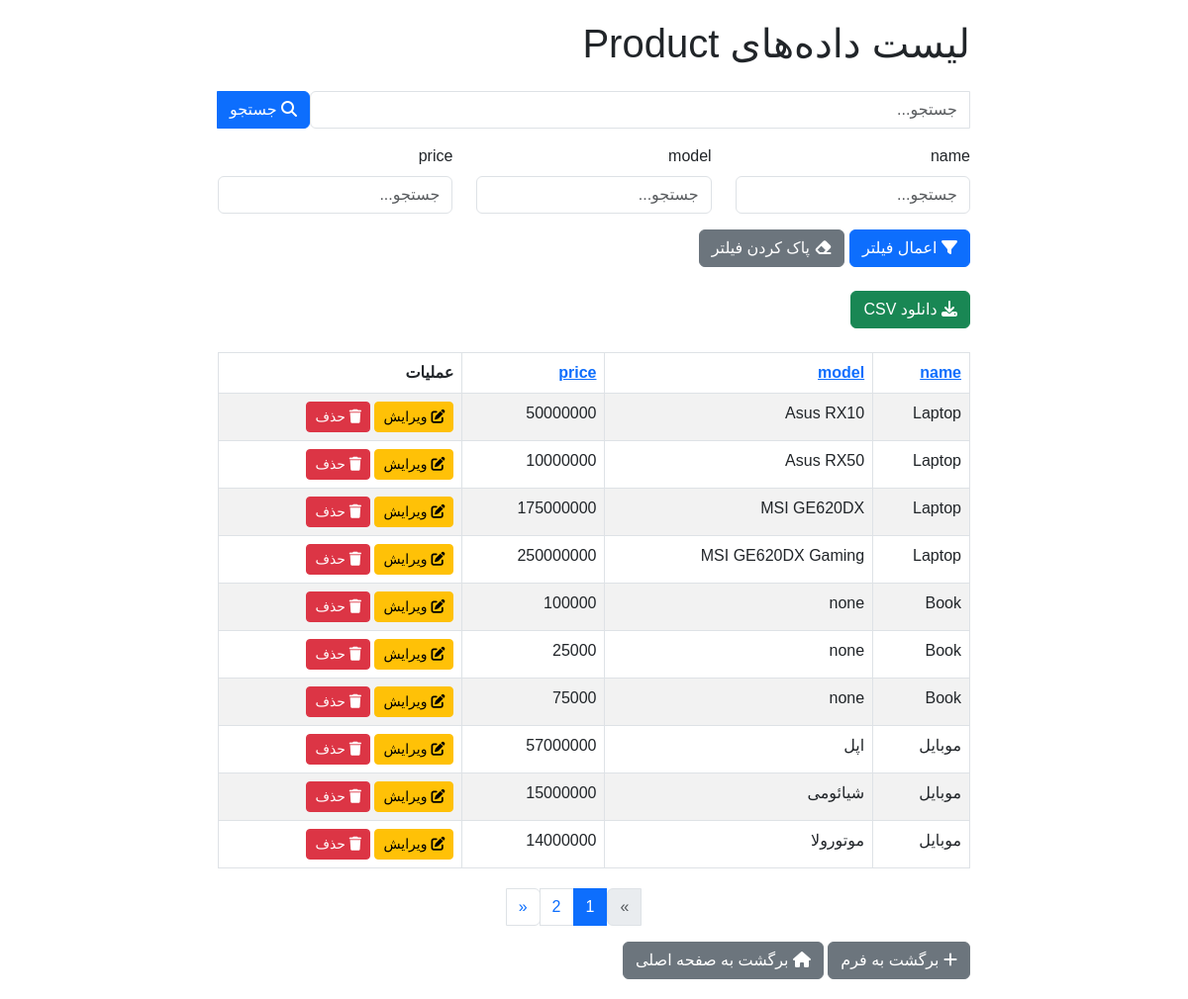
Page /product/list/?sort=model&order=asc&search= on the committed database.
### core/views.py (the view, shortened to what this page needs)
# urls.py: re_path(r'^(?P<path>.+)/$', dynamic_url_resolver),
def dynamic_url_resolver(request, path):
    print(f"Checking path: {path}")
    print(f"Current dynamic_urls: {dynamic_urls}")
    clean_path = path.rstrip('/')
    if clean_path in dynamic_urls:
        view_func, kwargs = dynamic_urls[clean_path]
        return view_func(request, **kwargs)

### core/templatetags/template_filters.py (called while the page is built)
@register.filter
def get_item(dictionary, key):
    return dictionary.get(key)

### core/templates/core/list_data.html (shortened to what this page needs)
{% load template_filters %}
<!DOCTYPE html>
<html>
<head>
    <link href="https://cdn.jsdelivr.net/npm/bootstrap@5.3.0/dist/css/bootstrap.min.css" rel="stylesheet">
    <link rel="stylesheet" href="https://cdnjs.cloudflare.com/ajax/libs/font-awesome/6.4.0/css/all.min.css">
</head>
<body>
    <div class="container">
        <h1 class="mb-4">لیست داده‌های {{ model_name }}</h1>
        <form method="get" class="mb-4">
            <div class="input-group mb-3">
                <input type="text" name="search" class="form-control" placeholder="جستجو..." value="{{ search_query }}">
                <button type="submit" class="btn btn-primary"><i class="fas fa-search"></i> جستجو</button>
            </div>
            <div class="row">
                {% for field in fields %}
                    <div class="col-md-4 mb-3">
                        <label for="filter_{{ field }}" class="form-label">{{ field }}</label>
                        {% if field_types|get_item:field == 'django.db.models.BooleanField' %}
                            <select name="filter_{{ field }}" class="form-select">
                                <option value="">همه</option>
                                <option value="true" {% if filters|get_item:"filter_"|add:field == 'true' %}selected{% endif %}>بله</option>
                                <option value="false" {% if filters|get_item:"filter_"|add:field == 'false' %}selected{% endif %}>خیر</option>
                            </select>
                        {% elif field_types|get_item:field in 'django.db.models.IntegerField,django.db.models.FloatField' %}
                            <input type="text" name="filter_{{ field }}" class="form-control" placeholder="مثال: 100 یا 100-500" value="{{ filters|get_item:'filter_'|add:field }}">
                        {% elif field_types|get_item:field in 'django.db.models.DateField,django.db.models.DateTimeField' %}
                            <input type="date" name="filter_{{ field }}" class="form-control" value="{{ filters|get_item:'filter_'|add:field }}">
                        {% else %}
                            <input type="text" name="filter_{{ field }}" class="form-control" placeholder="جستجو..." value="{{ filters|get_item:'filter_'|add:field }}">
                        {% endif %}
                    </div>
                {% endfor %}
            </div>
            <button type="submit" class="btn btn-primary"><i class="fas fa-filter"></i> اعمال فیلتر</button>
            <a href="/{{ model_name|lower }}/list/" class="btn btn-secondary"><i class="fas fa-eraser"></i> پاک کردن فیلتر</a>
        </form>
        <a href="/{{ model_name|lower }}/export_csv/" class="btn btn-success mb-4"><i class="fas fa-download"></i> دانلود CSV</a>
        {% if data %}
            <table class="table table-striped table-bordered">
                <thead>
                    <tr>
                        {% for field in fields %}
                            <th>
                                <a href="?sort={{ field }}&order={% if sort_field == field and sort_order == 'asc' %}desc{% else %}asc{% endif %}&search={{ search_query }}">{{ field }}</a>
                            </th>
                        {% endfor %}
                        <th>عملیات</th>
                    </tr>
                </thead>
                <tbody>
                    {% for row in data %}
                        <tr>
                            {% for value in row %}
                                <td>{{ value }}</td>
                            {% endfor %}
                            <td>
                                <a href="/{{ model_name|lower }}/data/{{ forloop.counter0|add:1 }}/edit/" class="btn btn-sm btn-warning"><i class="fas fa-edit"></i> ویرایش</a>
                                <a href="/{{ model_name|lower }}/data/{{ forloop.counter0|add:1 }}/delete/" class="btn btn-sm btn-danger"><i class="fas fa-trash"></i> حذف</a>
                            </td>
                        </tr>
                    {% endfor %}
                </tbody>
            </table>
            {% if paginated_data.has_other_pages %}
                <nav aria-label="Page navigation">
                    <ul class="pagination">
                        {% if paginated_data.has_previous %}
                            <li class="page-item">
                                <a class="page-link" href="?page={{ paginated_data.previous_page_number }}&sort={{ sort_field }}&order={{ sort_order }}&search={{ search_query }}{% for key, value in filters.items %}&{{ key }}={{ value }}{% endfor %}" aria-label="Previous">
                                    <span aria-hidden="true">&raquo;</span>
                                </a>
                            </li>
                        {% else %}
                            <li class="page-item disabled">
                                <a class="page-link" href="#" aria-label="Previous">
                                    <span aria-hidden="true">&raquo;</span>
                                </a>
                            </li>
                        {% endif %}
                        {% for num in paginated_data.paginator.page_range %}
                            {% if paginated_data.number == num %}
                                <li class="page-item active"><a class="page-link" href="#">{{ num }}</a></li>
                            {% elif num > paginated_data.number|add:'-3' and num < paginated_data.number|add:'3' %}
                                <li class="page-item"><a class="page-link" href="?page={{ num }}&sort={{ sort_field }}&order={{ sort_order }}&search={{ search_query }}">{{ num }}</a></li>
                            {% endif %}
                        {% endfor %}
                        {% if paginated_data.has_next %}
                            <li class="page-item">
                                <a class="page-link" href="?page={{ paginated_data.next_page_number }}&sort={{ sort_field }}&order={{ sort_order }}&search={{ search_query }}" aria-label="Next">
                                    <span aria-hidden="true">&laquo;</span>
                                </a>
                            </li>
                        {% else %}
                            <li class="page-item disabled">
                                <a class="page-link" href="#" aria-label="Next">
                                    <span aria-hidden="true">&laquo;</span>
                                </a>
                            </li>
                        {% endif %}
                    </ul>
                </nav>
            {% endif %}
        {% else %}
            <div class="alert alert-info">هیچ داده‌ای ثبت نشده است.</div>
        {% endif %}
        <a href="/{{ model_name|lower }}/form/" class="btn btn-secondary"><i class="fas fa-plus"></i> برگشت به فرم</a>
        <a href="/" class="btn btn-secondary"><i class="fas fa-home"></i> برگشت به صفحه اصلی</a>
    </div>
</body>
</html>

### core/templates/core/list_data.html (style rules this page uses)
body { direction: rtl; font-family: Arial, sans-serif; }
.container { max-width: 800px; margin: 0 auto; padding: 20px; }
.pagination { justify-content: center; margin-top: 20px; }

### rows in the picture
core_product: row "Laptop" "Asus RX10"
core_product: row "Laptop" "Asus RX50"
core_product: row "Laptop" "MSI GE620DX"
core_product: row "Laptop" "MSI GE620DX Gaming"
core_product: row "Book" "none"
core_product: row "Book" "none"
core_product: row "Book" "none"
core_product: row "موبایل" "اپل"
core_product: row "موبایل" "شیائومی"
core_product: row "موبایل" "موتورولا"

### other values in the picture
{{ model_name }} "Product"
{{ field }} "name" "model" "price"
{{ value }} "50000000" "10000000" "175000000" "250000000" "100000" "25000" "75000" "57000000" "15000000" "14000000"
{{ num }} "1"
{{ num }} "2"
